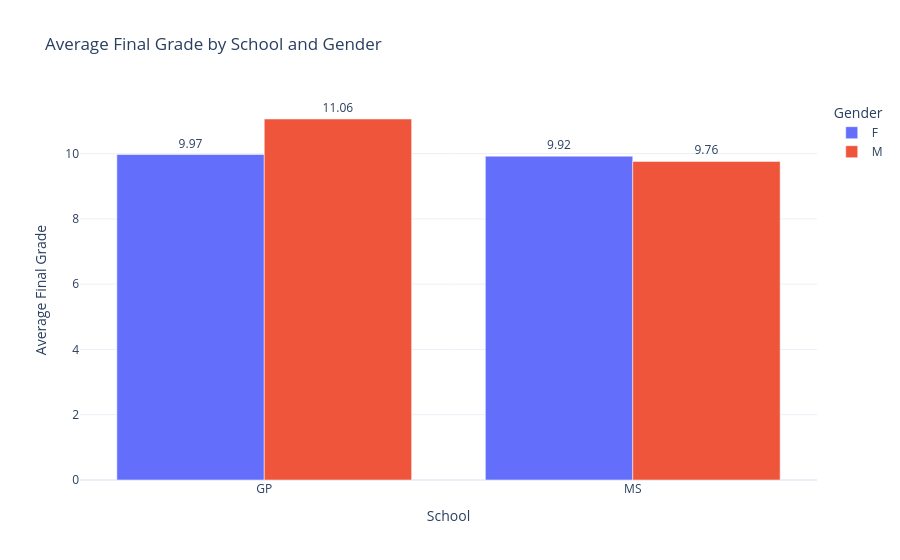

Here is the notebook cell this chart was saved with:
### Markdown cell above
## 8. School and Gender Comparison

### Code cell
group_summary = (
    df.groupby(['school','sex'], as_index=False)
      .agg(
          Students=('G3','count'),
          Average_Grade=('G3','mean'),
          Pass_Rate=('G3', lambda x: (x >= 10).mean() * 100)
      )
)

fig = px.bar(
    group_summary,
    x='school',
    y='Average_Grade',
    color='sex',
    barmode='group',
    text=group_summary['Average_Grade'].round(2),
    hover_data=['Students','Pass_Rate'],
    title='Average Final Grade by School and Gender',
    labels={'school':'School','Average_Grade':'Average Final Grade','sex':'Gender'}
)
fig.update_traces(textposition='outside')
fig.update_layout(template='plotly_white')
fig.show()

### Figure 1 — Plotly figure (JSON) as saved in the notebook; plotly's stock layout.template omitted (floating-point values rounded to 4 significant figures)
{"data": [{"alignmentgroup": "True", "customdata": [[183.0, 63.39], [25.0, 68.0]], "hovertemplate": "Gender=F<br>School=%{x}<br>Average Final Grade=%{y}<br>text=%{text}<br>Students=%{customdata[0]}<br>Pass_Rate=%{customdata[1]}<extra></extra>", "legendgroup": "F", "marker": {"color": "#636efa", "pattern": {"shape": ""}}, "name": "F", "offsetgroup": "F", "orientation": "v", "showlegend": true, "text": [9.97, 9.92], "textposition": "outside", "type": "bar", "x": ["GP", "MS"], "xaxis": "x", "y": [9.973, 9.92], "yaxis": "y"}, {"alignmentgroup": "True", "customdata": [[166.0, 72.29], [21.0, 57.14]], "hovertemplate": "Gender=M<br>School=%{x}<br>Average Final Grade=%{y}<br>text=%{text}<br>Students=%{customdata[0]}<br>Pass_Rate=%{customdata[1]}<extra></extra>", "legendgroup": "M", "marker": {"color": "#EF553B", "pattern": {"shape": ""}}, "name": "M", "offsetgroup": "M", "orientation": "v", "showlegend": true, "text": [11.06, 9.76], "textposition": "outside", "type": "bar", "x": ["GP", "MS"], "xaxis": "x", "y": [11.06, 9.762], "yaxis": "y"}], "layout": {"barmode": "group", "legend": {"title": {"text": "Gender"}, "tracegroupgap": 0}, "title": {"text": "Average Final Grade by School and Gender"}, "xaxis": {"anchor": "y", "domain": [0, 1], "title": {"text": "School"}}, "yaxis": {"anchor": "x", "domain": [0, 1], "title": {"text": "Average Final Grade"}}}}
